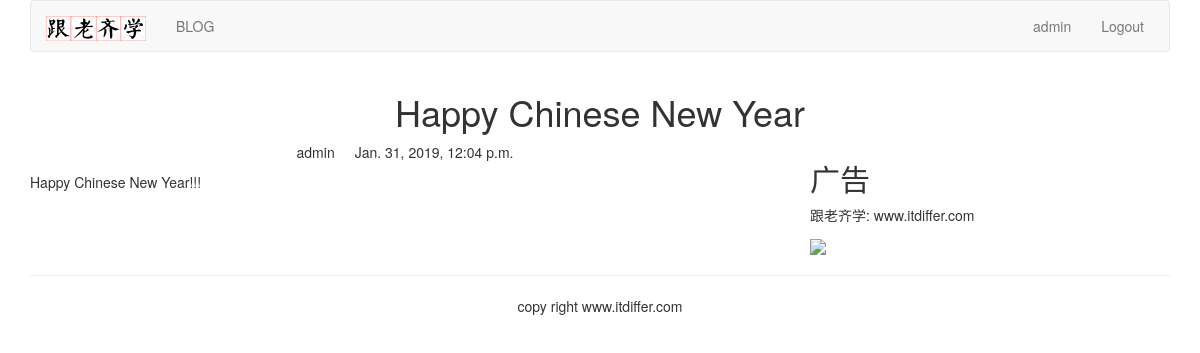
Page /blog/2/ (signed in) on the committed database.
### blog/models.py (models this page shows, shortened)
class BlogArticles(models.Model):
	title = models.CharField(max_length=300)
	author = models.ForeignKey(User, on_delete=models.CASCADE, related_name="blog_posts")
	body = models.TextField()
	publish = models.DateTimeField(default=timezone.now)
	class Meta:
		ordering = ("-publish",)

### blog/views.py (the view)
# urls.py: path('<int:article_id>/', views.blog_article, name='blog_article'),
def blog_article(request, article_id):
	article = get_object_or_404(BlogArticles, id=article_id)
	pub = article.publish
	return render(request, "blog/content.html", {"article":article, "publish":pub})

### templates/blog/content.html (shortened to what this page needs)
{% extends "base.html" %}
{% block content %}
<div class="row text-center verticle-middle-sm">
	<h1>{{ article.title }}</h1>
</div>
<div class="row">
	<div class="col-xs-12 col-md-8">
		<p class="text-center"><span>{{ article.author.username }}</span><span style="margin-left:20px">{{ publish }}</span></p>
		<div>{{ article.body }}</div>
	</div>
	<div class="col-xs-6 col-md-4">
		<h2>广告</h2>
		<p>跟老齐学: www.itdiffer.com</p>
		<img width="200px" src="http://www.mrwallpaper.com/wallpapers/Fluffy-Cat.jpg">
	</div>
</div>
{% endblock %}

### templates/header.html
{% load staticfiles %}
<div class="container">
	<nav class="navbar navbar-default" role="navigation">
		<div class="navbar-header">
			<a class="navbar-brand" href="http://www.itdiffer.com"><img src="{% static '/images/logo.png' %}" width="100px"></a>
		</div>
		<div>
			<ul class="nav navbar-nav" role="navigation">
				<li><a href="{% url 'blog:blog_title' %}">BLOG</a></li>
			</ul>
			<ul class="nav navbar-nav navbar-right" style="margin-right: 10px">
				{% if user.is_authenticated %}
				<li><a href="#">{{ user.username }}</a></li>
				<li><a href="{% url 'account:user_logout' %}">Logout</a></li>
				{% else %}
				<li><a href="{% url 'account:user_login' %}">LOGIN</a></li>
				{% endif %}
			</ul>
		</div>
	</nav>
</div>

### rows in the picture
BlogArticles: title "Happy Chinese New Year", author.username "admin", publish "Jan. 31, 2019, 12:04 p.m.", body "Happy Chinese New Year!!!"

### other values in the picture
{{ user.username }} "admin"
